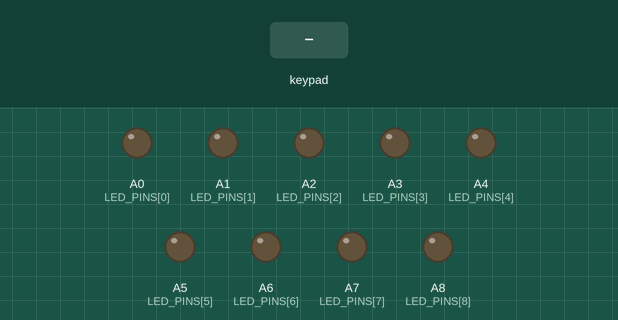
A sketch run on a simulated Arduino Mega 2560, built with avr-gcc and run on an emulated ATmega2560. Shown: output pins drawn as LEDs (lit = HIGH). The inputs (shaded band) are chosen by the test bench.

Above: at 1.2 s.
1.3 s: key '7' pressed
At 1.47 s:
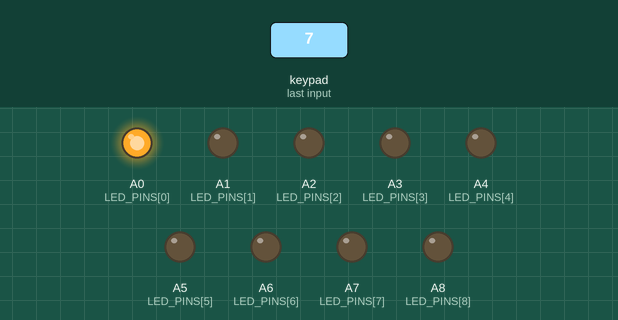
4.3 s: keypad keys 1 3 9 7 2 2 2 2 pressed 0.4 s apart
At 5.23 s:
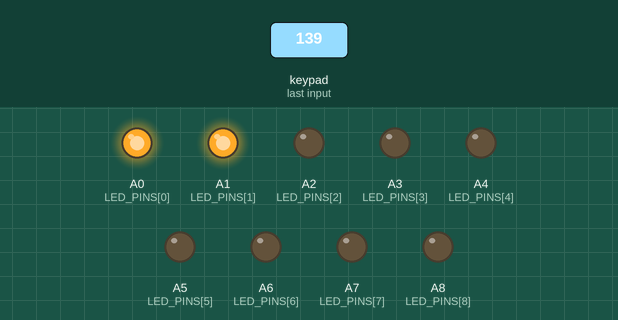
10.0 s: key '8' pressed
At 16.92 s:
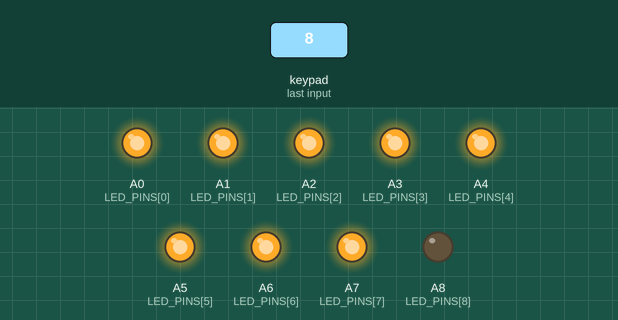
Timing chart, 0 to 18.6 s (numbered marks = the images above; inputs shaded):
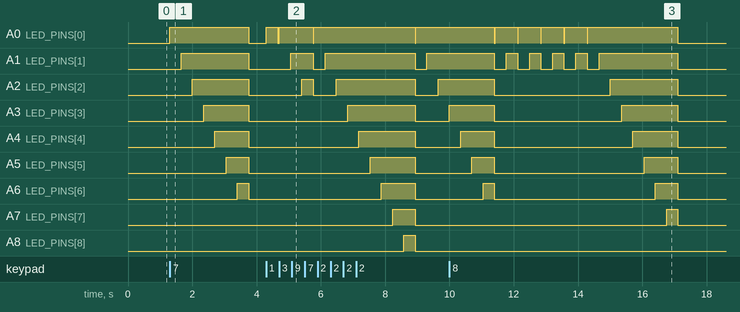

The sketch:

Lab_2_-_Part_1.ino
```cpp
/*
 * Keypad LED Controller
 * Demonstrates basic keypad input with LED output patterns
 * Based on original code by Alexander Brevig
 */

#include <Keypad.h>

// Keypad configuration
const byte ROWS = 4;    // Number of rows in keypad
const byte COLS = 4;    // Number of columns in keypad

// Keypad matrix layout
char keys[ROWS][COLS] = {
  {'7', '8', '9', '/'},
  {'4', '5', '6', '*'},
  {'1', '2', '3', '-'},
  {'o', '0', '=', '+'}
};

// Pin connections for keypad rows
byte rowPins[ROWS] = {22, 23, 24, 25};

// Pin connections for keypad columns
byte colPins[COLS] = {26, 27, 28, 29};

// LED pin assignments (9 LEDs total)
const byte LED_PINS[9] = {A0, A1, A2, A3, A4, A5, A6, A7, A8};

// Keypad object initialization
Keypad keypad = Keypad(makeKeymap(keys), rowPins, colPins, ROWS, COLS);

// Setup function - runs once at startup
void setup() {
  // Initialize all LED pins as outputs
  for (byte i = 0; i < 9; i++) {
    pinMode(LED_PINS[i], OUTPUT);
  }
}

// Main loop function - runs continuously
void loop() {
  // Check for keypress
  char key = keypad.getKey();

  // Handle numeric key inputs (1-9)
  if (key >= '1' && key <= '9') {
    int keyNumber = key - '0';  // Convert char to integer (1-9)
    activateLedsSequentially(keyNumber);
  }
}

/**
 * Activates LEDs sequentially based on the pressed key number
 * @param count - Number of LEDs to activate (1-9)
 * For key '1': 1 LED, key '2': 2 LEDs, ..., key '9': 9 LEDs
 */
void activateLedsSequentially(int count) {
  // Turn on LEDs one by one with delay
  for (int i = 0; i < count; i++) {
    digitalWrite(LED_PINS[i], HIGH);
    delay(350);
  }

  // Turn off all LEDs simultaneously
  turnOffAllLeds();
}

/**
 * Turns off all LEDs
 */
void turnOffAllLeds() {
  for (byte i = 0; i < 9; i++) {
    digitalWrite(LED_PINS[i], LOW);
  }
}
```

Measured:
- after the input at 1.3 s, A0 (LED_PINS[0]): LOW → HIGH at once, → LOW 2.5 s later; A1 (LED_PINS[1]): LOW → HIGH after 0.35 s, → LOW 2.1 s later; A2 (LED_PINS[2]): LOW → HIGH after 0.70 s, → LOW 1.8 s later; A3 (LED_PINS[3]): LOW → HIGH after 1.1 s, → LOW 1.4 s later; A4 (LED_PINS[4]): LOW → HIGH after 1.4 s, → LOW 1.1 s later
- after the input at 4.3 s, A0 (LED_PINS[0]): goes HIGH 0.35 s, LOW 0.05 s, HIGH 1.1 s, LOW 0.02 s, HIGH 3.2 s, LOW 0.02 s, then HIGH, starting at once; A1 (LED_PINS[1]): goes HIGH 0.70 s, LOW 0.37 s, HIGH 2.8 s, LOW 0.37 s, then HIGH, starting after 0.76 s
- after the input at 10.0 s, A7 (LED_PINS[7]): LOW → HIGH after 6.8 s, → LOW 0.35 s later
